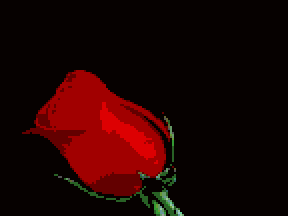
#> input picture rose.gif, 144 x 108 px (shown 2 times larger)
$ python test_gif.py
#> lines starting #> are read from the running program, lines starting #| are printed output that depends on the picture
from PIL import Image, ImageSequence
import sys, os
filename = 'rose.gif'
im = Image.open(filename)
#> im is the input picture: PIL image 144x108 P; mean R, G, B, A 32.1, 2.8, 1.1, 255
original_duration = im.info['duration']
#> original_duration = 200
frames = [frame.copy() for frame in ImageSequence.Iterator(im)]
#> frames = 8 items
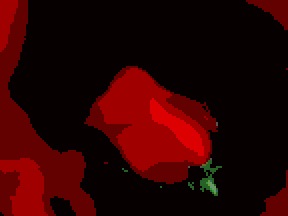
#> im: PIL image 144x108 RGBA (shown 2 times larger); mean R, G, B, A 45.4, 1.4, 0.3, 255
frames.reverse()

from images2gif import writeGif
writeGif("reverse_" + os.path.basename(filename), frames, duration=original_duration/1000.0, dither=0)
#> (this line was passed over: images2gif is not available in this run)
